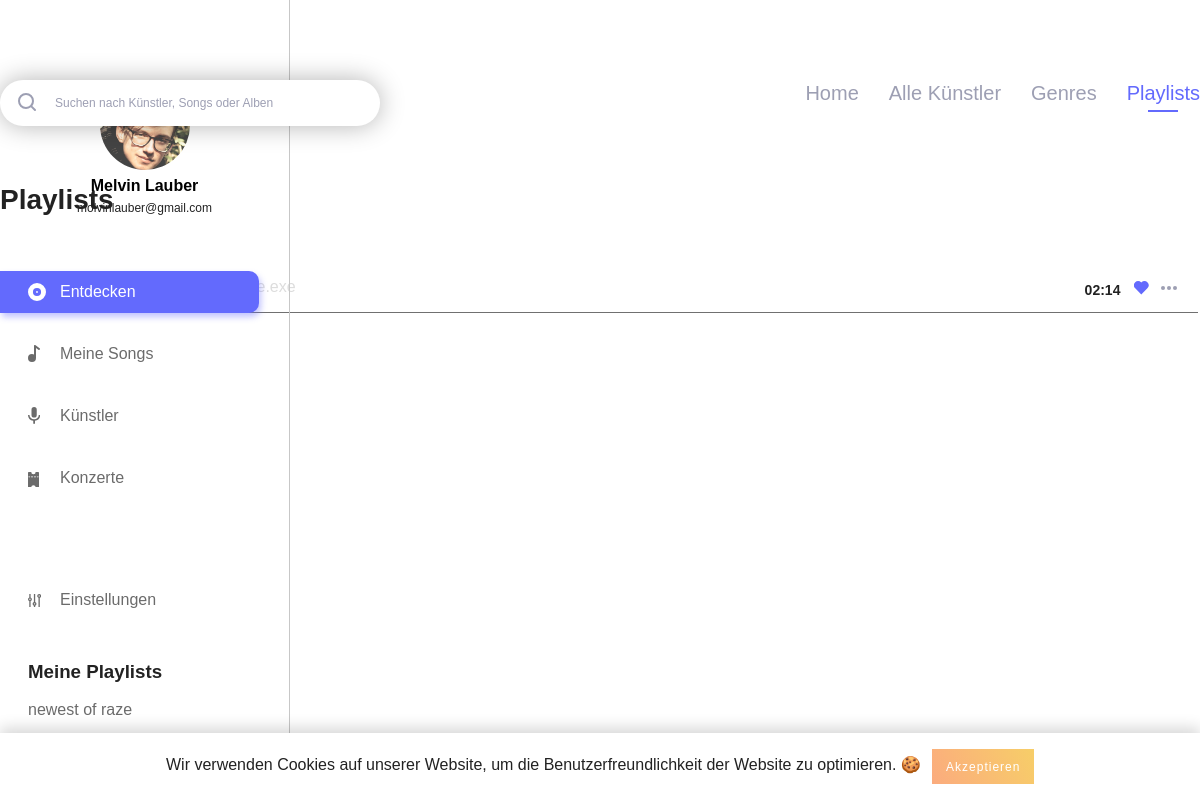
/playlist_detail.php?playlist_id=1 (signed in), run on the app's committed database.
### tables this page shows
CREATE TABLE IF NOT EXISTS `users` (
  `id` int(11) NOT NULL AUTO_INCREMENT,
  `username` varchar(255) NOT NULL,
  `email` varchar(255) NOT NULL,
  `firstname` varchar(255) NOT NULL,
  `lastname` varchar(255) NOT NULL,
  `password_hash` varchar(255) NOT NULL,
  `password_token` varchar(255) NOT NULL,
  `is_artist` int(1) NOT NULL,
  `has_darkmode` tinyint(1) NOT NULL,
  PRIMARY KEY (`id`),
  UNIQUE KEY `username` (`username`),
  UNIQUE KEY `email` (`email`)
);

CREATE TABLE IF NOT EXISTS `playlist` (
  `playlist_id` int(11) NOT NULL AUTO_INCREMENT,
  `playlist_name` varchar(255) NOT NULL,
  `user_id` int(11) NOT NULL,
  `playlist_description` text NOT NULL,
  PRIMARY KEY (`playlist_id`),
  KEY `playlist_fk0` (`user_id`)
);

CREATE TABLE IF NOT EXISTS `playlist_song` (
  `playlist_id` int(11) NOT NULL,
  `song_id` int(11) NOT NULL,
  KEY `playlist_song_fk0` (`playlist_id`),
  KEY `playlist_song_fk1` (`song_id`)
);

CREATE TABLE IF NOT EXISTS `artist` (
  `artist_id` int(11) NOT NULL AUTO_INCREMENT,
  `user_id` int(11) NOT NULL,
  `artist_firstname` varchar(255) NOT NULL,
  `artist_lastname` varchar(255) NOT NULL,
  `biography` text NOT NULL,
  PRIMARY KEY (`artist_id`),
  KEY `artist_fk0` (`user_id`)
);

CREATE TABLE IF NOT EXISTS `song` (
  `song_id` int(11) NOT NULL AUTO_INCREMENT,
  `artist_id_link` int(11) NOT NULL,
  `song_name` varchar(255) NOT NULL,
  `album_id_link` int(11) NOT NULL,
  `length` varchar(255) NOT NULL,
  `genre_id` int(11) NOT NULL,
  PRIMARY KEY (`song_id`),
  KEY `song_fk0` (`artist_id_link`),
  KEY `song_fk1` (`album_id_link`),
  KEY `song_fk2` (`genre_id`)
);

### includes/start.php (called while the page is built, shortened)
<?php
include 'db.php';
if (isset($_SESSION['user']['id']) && !empty($_SESSION['user']['id'])) {
	$statement = $pdo->prepare("SELECT * FROM `users` WHERE `id` = :id");
	$result = $statement->execute(array('id' => $_SESSION['user']['id']));
}
if (isset($_SESSION['user']['has_darkmode']) && $_SESSION['user']['has_darkmode'] == 1) {
	$body_class = 'dark';
}
else {
	$body_class = '';
}
?>

### playlist_detail.php (the view, shortened to what this page needs)
<?php
include 'includes/start.php';
$playlist_song_query = "SELECT playlist_song.playlist_id, songs.*, artists.artist_firstname, artists.artist_lastname FROM `playlist_song` playlist_song
					INNER JOIN `song` songs ON songs.song_id = playlist_song.song_id
					LEFT JOIN `artist` artists ON artists.artist_id = songs.artist_id_link
					WHERE `playlist_id` = ".$_SESSION['playlist']['id'];
?>
<!DOCTYPE html>
<html lang="de">
	<head>
		<?php include 'includes/meta_data.php'; ?>
	</head>
	<body class="<?php echo $body_class; ?>">
		<?php include 'includes/navigation_left.php'; ?>
		<?php include 'includes/cookie_banner.php'; ?>
		<div class="main_content_wrapper">
			<div class="main_content_inner">
				<?php include 'includes/search_navi.php'; ?>
				<div id="genres_wrapper">
					<h3 class="short_title"><?php echo PLAYLISTS; ?></h3>
					<table class="saved_songs_list">
						<tbody>
							<?php foreach ($pdo->query($playlist_song_query) as $playlist_songs_data) {
								$statement_song = $pdo->prepare("SELECT `song_id` FROM `playlist_song` WHERE `song_id` = :song_id");
								$statement_song->bindParam(':song_id', $playlist_songs_data['song_id']);
								$statement_song->execute();
								if ($statement_song->rowCount() > 0) {
									$like_class = 'liked';
								}
								else {
									$like_class = '';
								}
								?>
								<tr>
									<td class="play"><span class="play_song_wrapper play_song_class" data-song=<?php echo $playlist_songs_data['song_id']; ?> data-song_name="<?php echo $playlist_songs_data['song_name'];?>" data-artist_name="<?php echo $playlist_songs_data['artist_firstname'].' '.$playlist_songs_data['artist_lastname']; ?>">
									 </span></td>
									<td class="song_name"><?php echo $playlist_songs_data['song_name']; ?></td>
									<td class="artist_name"><a href="artist_detail.php?artist_id=<?php echo 1; ?>"><?php echo $playlist_songs_data['artist_firstname'].' '.$playlist_songs_data['artist_lastname']; ?></a></td>
									<td class="actions"><span class="like_wrapper like_song like <?php echo $like_class; ?>" data-song=<?php echo $playlist_songs_data['song_id']; ?>></span></td>
									<td class="length"><?php echo $playlist_songs_data['length']; ?></td>
								</tr>
							<?php } ?>
						</tbody>
					</table>
				</div>
			</div>
		</div>
	</body>
</html>

### includes/navigation_left.php (shortened to what this page needs)
<?php
if(isset($_SESSION['active'])) {
	$active_class = $_SESSION['active'];
}
$query = "SELECT * FROM `users` WHERE `id` = ".$_SESSION['user']['id'];
$playlist_query = "SELECT * FROM `playlist` WHERE `user_id` = ".$_SESSION['user']['id'];
?>
<div class="navigation_left">
	<div class="navigation_wrapper">
		<div class="profile">
			<h3 class="profile_name">
				<?php foreach ($pdo->query($query) as $user_data) {
					echo $user_data['firstname'].' '.$user_data['lastname'];
				} ?>
			</h3>
			<p class="profile_mail">
				<?php foreach ($pdo->query($query) as $user_data) {
					echo $user_data['email'];
				} ?>
			</p>
		</div>
		<div class="main_navigation">
			<ul>
				<li class="navigation_element <?php if($active_class === 'discover') { echo 'active'; } ?>"><a href="index.php"><img class="svg" src="img/assets/discover.svg" alt="<?php echo DISCOVER; ?>"><?php echo DISCOVER; ?></a></li>
				<li class="navigation_element <?php if($active_class === 'my_songs') { echo 'active'; } ?>"><a href="my_songs.php"><img class="svg" src="img/assets/my_songs.svg" alt="<?php echo MY_SONGS; ?>"><?php echo MY_SONGS; ?></a></li>
				<li class="navigation_element <?php if($active_class === 'artists') { echo 'active'; } ?>"><a href="artists.php"><img class="svg" src="img/assets/artists.svg" alt="<?php echo ARTISTS; ?>"><?php echo ARTISTS; ?></a></li>
				<li class="navigation_element <?php if($active_class === 'events') { echo 'active'; } ?>"><a href="events.php"><img class="svg" src="img/assets/events.svg" alt="<?php echo EVENTS; ?>"><?php echo EVENTS; ?></a></li>
				<li class="navigation_element <?php if($active_class === 'settings') { echo 'active'; } ?>"><a href="settings.php"><img class="svg" src="img/assets/settings_nav.svg" alt="<?php echo SETTINGS; ?>"><?php echo SETTINGS; ?></a></li>
			</ul>
		</div>
		<div class="playlist_wrapper">
			<h3 class="playlist_title"><?php echo MY_PLAYLISTS; ?></h3>
			<ul>
				<?php foreach ($pdo->query($playlist_query) as $playlist_data) { ?>
					<li class="playlist_element"><a href="playlist_detail.php?playlist_id=<?php echo $playlist_data['playlist_id']; ?>"><?php echo $playlist_data['playlist_name']; ?></a></li>
				<?php } ?>
			</ul>
		</div>
	</div>
</div>

### css/_config.css (style rules this page uses)
:root { --primary-color: #636AFD; --primary-color_light: #e0e1ff; --text: #222; --navigation_left: #6B6B6B; --border: #C7C7C7; --light_text: #9D9FB3; --button: #ededed; --border-bottom: #707070; --background_dark_mode: #21252B; --dark_mode_border: #30353B; --dark_mode_input: #30353B; --dark_mode_light: #DDDDDD; --standard_shadow: 0 3px 27px rgba(0,0,0,0.39); --standard_radius: 13px; --standard_transition: all 0.3s ease; }

### css/_basic.css (style rules this page uses)
body { font-family: 'DM Sans', sans-serif; margin: 0; padding: 0; color: var(--text); -webkit-font-smoothing: antialiased; -moz-osx-font-smoothing: grayscale; }
h3 { margin: 0; padding: 0; }
h3.short_title { font-size: 28px; line-height: 37px; font-weight: 700; color: var(--text); margin-bottom: 40px; }
ul { padding: 0; margin: 0; }
.main_content_wrapper { padding-top: 80px; }
.main_content_inner { max-width: 1200px; margin: 0 auto; padding-bottom: 150px; box-sizing: border-box; }
.profile { text-align: center; }

### css/_navigation.css (style rules this page uses)
.navigation_left { position: fixed; width: 290px; height: 100%; border-right: 1px solid var(--border); padding: 80px 0; box-sizing: border-box; }
.navigation_left .profile { width: 195px; margin: 0 auto; margin-bottom: 50px; }
h3.profile_name { margin-top: 5px; font-size: 16px; line-height: 21px; color: #000; font-weight: 700; }
.profile_mail { font-size: 12px; line-height: 25px; margin: 0; margin-bottom: 5px; }
.navigation_left .main_navigation ul { padding-right: 30px; box-sizing: border-box; width: 100%; }
.navigation_left .main_navigation ul li.navigation_element { position: relative; list-style-type: none; color: var(--navigation_left); margin-top: 20px; }
.navigation_left .main_navigation ul li.navigation_element:first-child { margin-top: 0; }
.navigation_left .main_navigation ul li.navigation_element:last-child { margin-top: 80px; }
.navigation_left .main_navigation ul li.navigation_element.active a, .navigation_left .main_navigation ul li.navigation_element a:hover { background: var(--primary-color); color: #fff; box-shadow: 2px 4px 6px rgba(99, 106, 253, 0.4); transition: background 0.2s ease, color 0.2s ease; }
.navigation_left .main_navigation ul li a { color: inherit; text-decoration: none; padding: 12px 20px; padding-left: 60px; border-top-right-radius: 10px; border-bottom-right-radius: 10px; box-sizing: border-box; display: inline-block; width: 100%; transition: background 0.2s ease, color 0.2s ease; }
.playlist_wrapper { margin-top: 40px; padding-right: 30px; box-sizing: border-box; width: 100%; }
.playlist_wrapper .playlist_title { padding-left: 28px; box-sizing: border-box; }
.playlist_wrapper ul li.playlist_element { list-style-type: none; color: var(--navigation_left); margin-top: 10px; }
.playlist_wrapper ul li.playlist_element a { color: inherit; text-decoration: none; padding: 8px 20px; padding-left: 28px; border-top-right-radius: 10px; border-bottom-right-radius: 10px; box-sizing: border-box; display: inline-block; width: 100%; transition: background 0.2s ease, color 0.2s ease; }

### css/_songs.css (style rules this page uses)
.saved_songs_list { width: 100%; }
.saved_songs_list tr { display: inline-block; width: 100%; padding: 14.5px 20px; box-sizing: border-box; border-bottom: 1px solid var(--border-bottom); }
.saved_songs_list tr td { display: inline-block; }
.saved_songs_list tr td.play { margin-right: 20px; }
.saved_songs_list tr td.song_name, .saved_songs_list tr td.artist_name a, .saved_songs_list tr td.artist_name a:hover { font-size: 16px; line-height: 21px; font-weight: 400; color: var(--text); margin-right: 30px; width: 12%; text-decoration: none; }
.saved_songs_list tr td.artist_name a { color: var(--light_text); }
.saved_songs_list tr td.actions, .saved_songs_list tr td.length { float: right; }
.saved_songs_list tr td.length { position: relative; top: 5px; font-size: 14px; line-height: 18px; font-weight: 700; color: var(--text); margin-right: 12px; }
.saved_songs_list tr td.actions .like { margin-right: 12px; position: relative; top: 5px; }

### css/_dark.css (style rules this page uses)
body.dark .saved_songs_list tr td.song_name, .saved_songs_list tr td.artist_name a, .saved_songs_list tr td.artist_name a:hover { color: var(--dark_mode_light); }

### data on the page
users: firstname "Melvin", lastname "Lauber", email "molvinlauber@gmail.com"
playlist: playlist_name "newest of raze"
playlist_song: artist.artist_firstname "raze.exe", song.length "02:14"

### other printed values
DISCOVER "Entdecken"
MY_SONGS "Meine Songs"
ARTISTS "Künstler"
EVENTS "Konzerte"
SETTINGS "Einstellungen"
MY_PLAYLISTS "Meine Playlists"
HOME "Home"
ALL_ARTISTS "Alle Künstler"
GENRES "Genres"
PLAYLISTS "Playlists"
